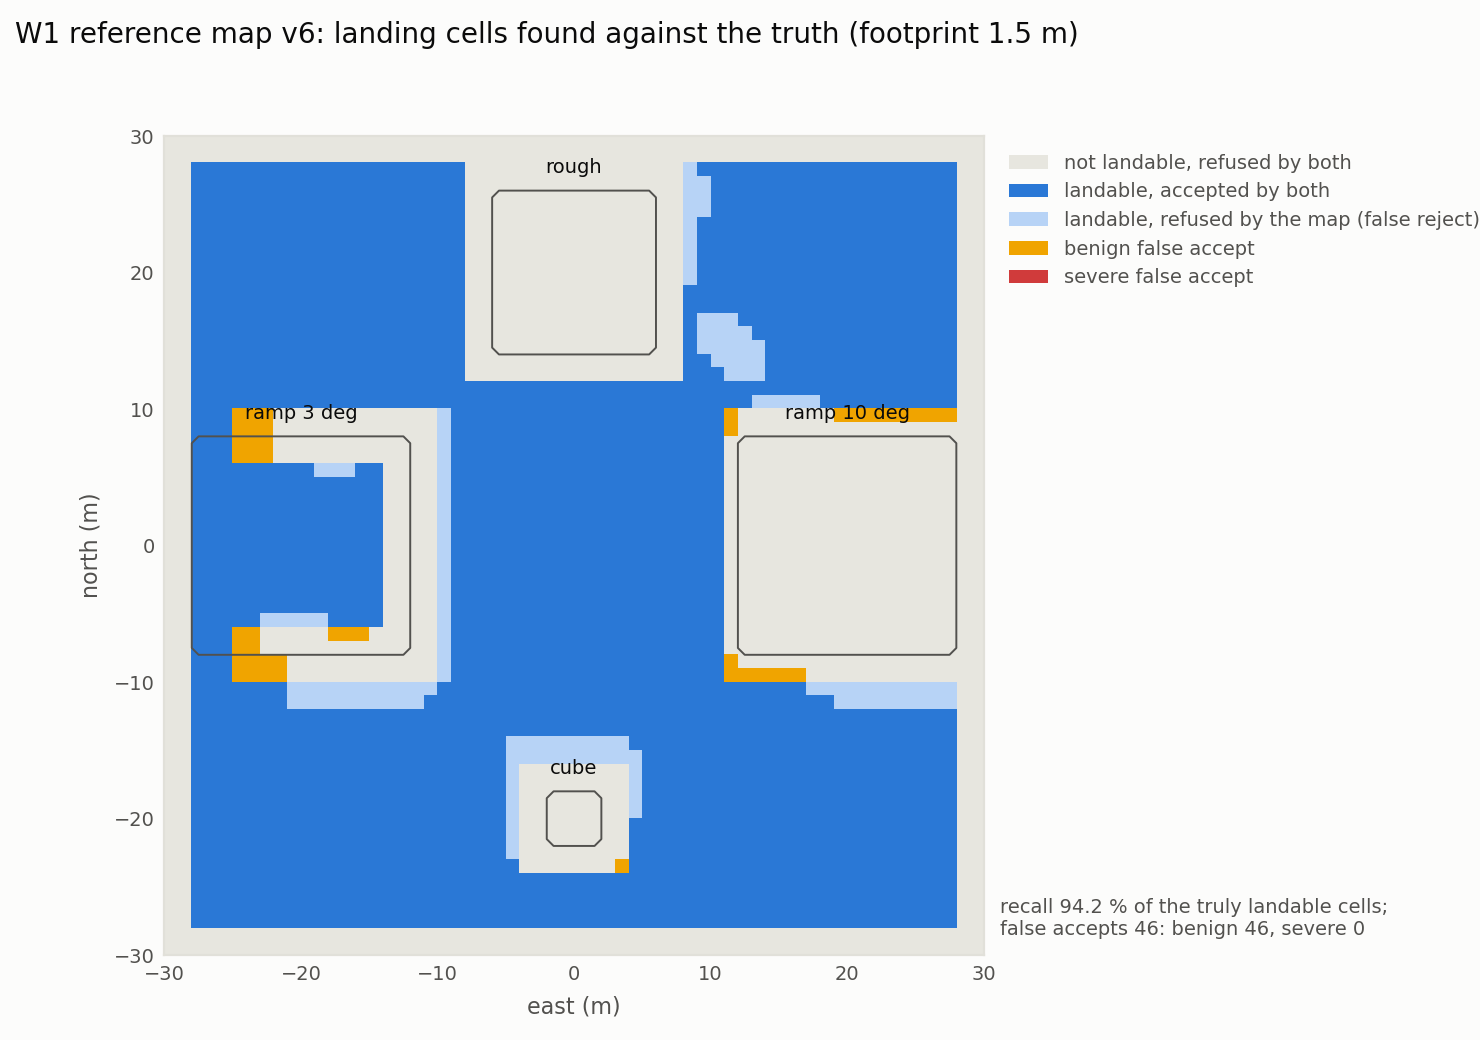

Write the Python code that produced this figure.
#!/usr/bin/env python3
"""
Spec F7: the landable cells the detector finds on the map, laid over
what is landable in the truth, false accepts benign and severe in
distinct colours, on the reference map v6 of W1.

Method of tools/validate_slz.py, unchanged: detect (slz_detection) run
on the map layers and on the truth layers, same 1.5 m footprint and
thresholds, no margin on the truth (it defines what is safe); a cell
is correct when both accept it, a false accept when only the map does,
a false reject when only the truth does; a false accept is severe when
the real terrain under it exceeds twice a limit (slope over 12 deg or
step over 0.48 m), benign otherwise (a gentle slope a little over the
limit, say). Zone labels play no part in the verdict, only in the
outlines.

Choices: one map, five classes, the two kinds of false accept in the
only warm colours so they stand out against the blues of agreement;
severe in the critical status colour, kept for it alone.

    python3 f7_zones_vs_truth.py        # ROS and the workspace sourced
"""

from pathlib import Path

import matplotlib
matplotlib.use('Agg')
import matplotlib.pyplot as plt  # noqa: E402
from matplotlib.colors import ListedColormap  # noqa: E402
from matplotlib.patches import Patch  # noqa: E402
import numpy as np  # noqa: E402

from uav_core.slz_detection import detect  # noqa: E402
from uav_core.terrain_analysis import analyse  # noqa: E402
from uav_core.world_model import THRESHOLDS  # noqa: E402

ROOT = Path(__file__).resolve().parents[2]
MAP = ROOT / 'data_survey_v6.npz'
TRUTH = ROOT / 'worlds' / 'validation_truth.npz'
OUT = Path(__file__).resolve().parent / 'f7_zones_vs_truth.png'
FOOTPRINT, FACTOR = 1.5, 2.0

SURFACE, INK, INK2, MUTED, GRID = ('#fcfcfb', '#0b0b0b', '#52514e',
                                   '#898781', '#e1e0d9')
CLASSES = [('not landable, refused by both', '#e7e6df'),
           ('landable, accepted by both', '#2a78d6'),
           ('landable, refused by the map (false reject)', '#b7d3f6'),
           ('benign false accept', '#f0a400'),
           ('severe false accept', '#d03b3b')]
LABEL = {'ramp_ok': 'ramp 3 deg', 'ramp_bad': 'ramp 10 deg',
         'rough': 'rough', 'obstacle': 'cube'}


def main():
    m = np.load(MAP)
    t = np.load(TRUTH)
    res = float(m['resolution'])
    names = [str(n) for n in t['zone_names']]
    truth = -t['truth'].T
    zone = t['zone'].T
    n = truth.shape[0]
    half = n * res / 2.0
    i0 = int(round((-half + res / 2.0 - float(m['origin_x'])) / res))
    j0 = int(round((-half + res / 2.0 - float(m['origin_y'])) / res))
    elev = m['elevation'][i0:i0 + n, j0:j0 + n]
    count = m['count'][i0:i0 + n, j0:j0 + n]
    origin = (-half, -half)
    map_lay = analyse(elev, count, res)
    truth_lay = analyse(truth, np.ones_like(count), res)
    mapped = detect(map_lay, elev, res, origin, footprint_m=FOOTPRINT,
                    safety_margin_m=0.0, **THRESHOLDS)['candidate']
    real = detect(truth_lay, truth, res, origin, footprint_m=FOOTPRINT,
                  safety_margin_m=0.0, **THRESHOLDS)['candidate']
    with np.errstate(invalid='ignore'):
        hazard = ((truth_lay['slope'] > FACTOR * THRESHOLDS['max_slope_deg'])
                  | (truth_lay['step'] > FACTOR * THRESHOLDS['max_step_m']))
    fa = mapped & ~real
    cls = np.zeros(zone.shape, int)
    cls[mapped & real] = 1
    cls[real & ~mapped] = 2
    cls[fa & ~hazard] = 3
    cls[fa & hazard] = 4
    recall = 100.0 * (mapped & real).sum() / real.sum()
    stats = (f'recall {recall:.1f} % of the truly landable cells; false '
             f'accepts {int(fa.sum())}: benign {int((fa & ~hazard).sum())}, '
             f'severe {int((fa & hazard).sum())}')
    print(stats)

    plt.rcParams.update({'font.family': 'sans-serif', 'font.size': 8,
                         'axes.edgecolor': GRID, 'axes.labelcolor': INK2,
                         'xtick.color': MUTED, 'ytick.color': MUTED,
                         'xtick.labelcolor': INK2, 'ytick.labelcolor': INK2,
                         'figure.facecolor': SURFACE,
                         'axes.facecolor': SURFACE,
                         'savefig.facecolor': SURFACE,
                         'legend.frameon': False})
    fig, ax = plt.subplots(figsize=(7.4, 5.2))
    c = t['centres']
    extent = (c[0] - res / 2, c[-1] + res / 2, c[0] - res / 2,
              c[-1] + res / 2)
    ax.imshow(cls, origin='lower', extent=extent, interpolation='nearest',
              cmap=ListedColormap([col for _, col in CLASSES]), vmin=0,
              vmax=len(CLASSES) - 1)
    flat = names.index('flat')
    for code, name in enumerate(names):
        if code == flat:
            continue
        ax.contour(c, c, (zone == code).astype(float), levels=[0.5],
                   colors=INK2, linewidths=0.7)
        ii, jj = np.nonzero(zone == code)
        ax.text(c[jj].mean(), c[ii].max() + 1.5, LABEL.get(name, name),
                ha='center', va='bottom', fontsize=7, color=INK)
    ax.set_aspect('equal')
    ax.set_xlabel('east (m)')
    ax.set_ylabel('north (m)')
    ax.tick_params(length=0, labelsize=7)
    ax.legend(handles=[Patch(facecolor=col, label=lab)
                       for lab, col in CLASSES],
              loc='upper left', bbox_to_anchor=(1.01, 1.0), fontsize=7,
              labelcolor=INK2)
    ax.text(1.02, 0.02, stats.replace('; ', ';\n'), transform=ax.transAxes,
            fontsize=7, color=INK2, va='bottom')
    fig.suptitle('W1 reference map v6: landing cells found against the truth '
                 f'(footprint {FOOTPRINT} m)', x=0.01, ha='left', color=INK,
                 fontsize=10)
    fig.tight_layout(rect=(0, 0, 1, 0.95))
    fig.savefig(OUT, dpi=200)
    print(OUT)


if __name__ == '__main__':
    main()
